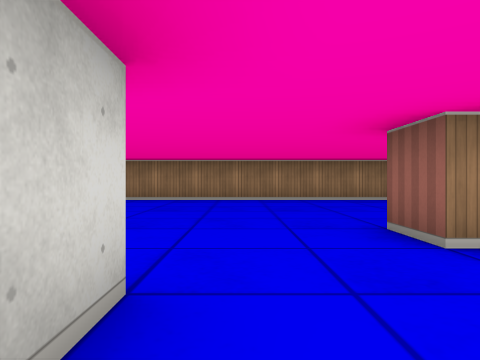
[1] (above)

16 first-person views from a walk through a cub3D maze. The camera is about half as high as the walls, looks level and sees 70° across. The floor is counted in squares. Each view is taken from the middle of a square. On the plan, view 1 faces up. The plan holds only what a view shows up to about 9 squares ahead; the rest is blank.

[2]
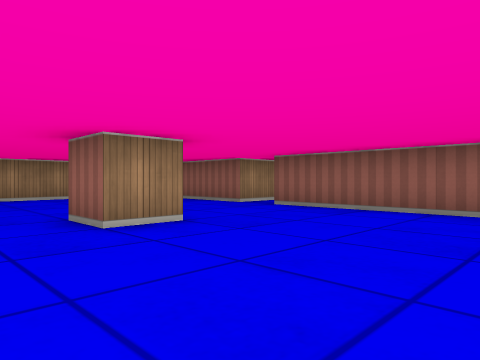

[3]
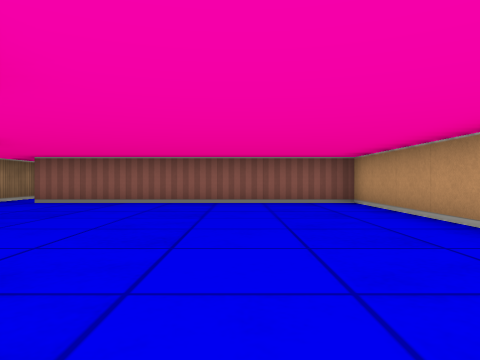

[4]
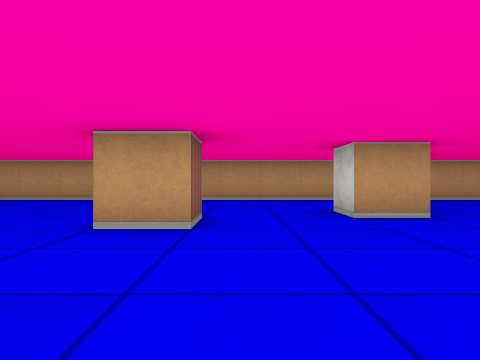

[5]
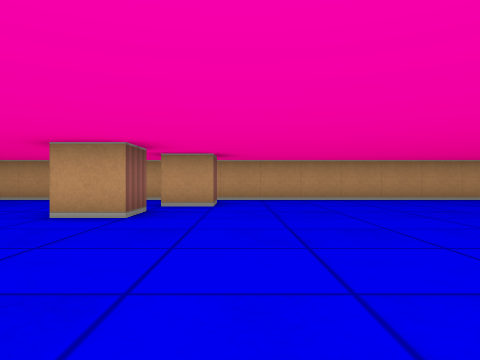

[6]
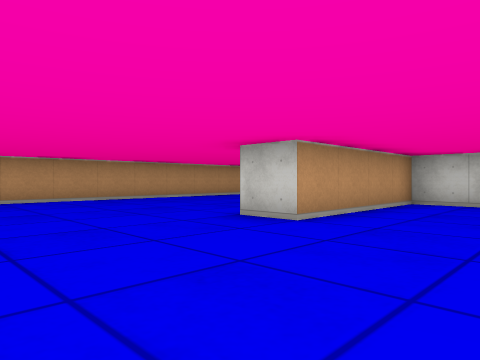

[7]
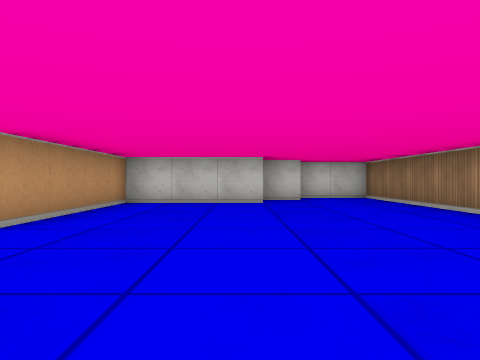

[8]
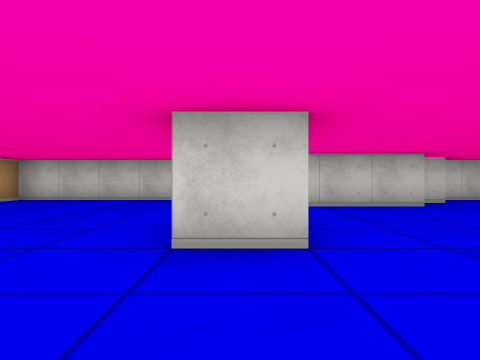

[9]
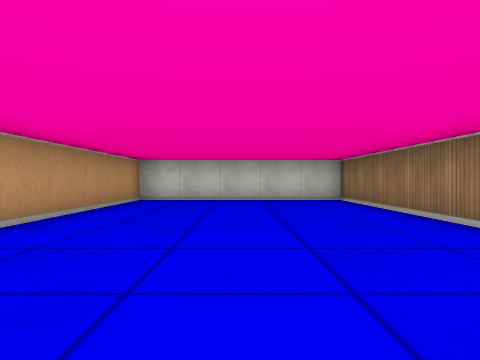

[10]
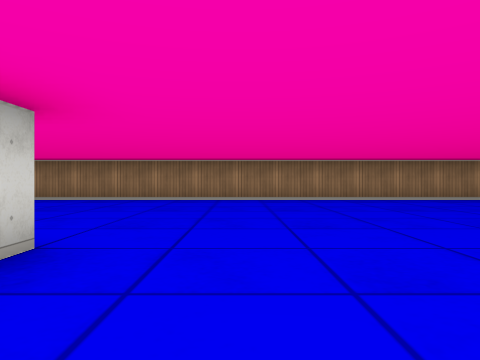

[11]
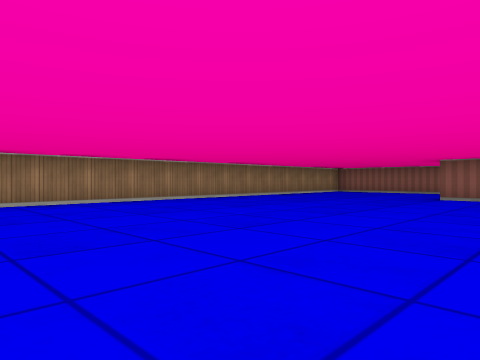

[12]
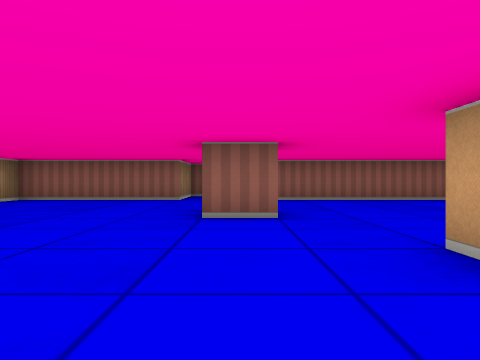

[13]
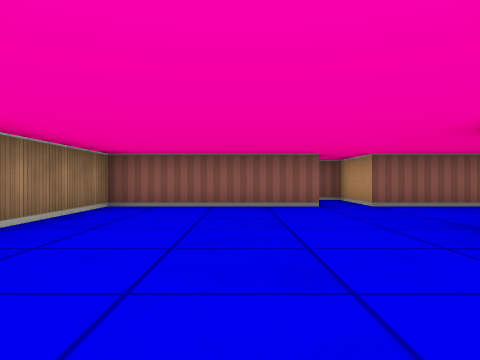

[14]
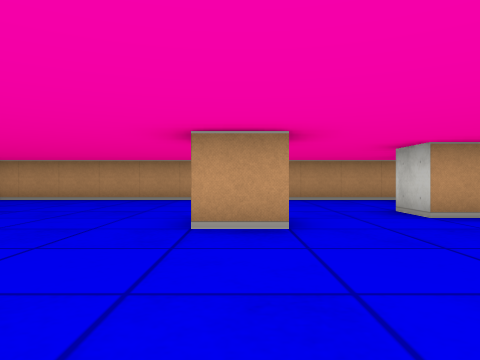

[15]
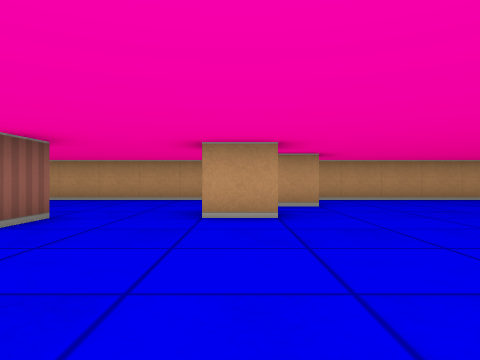

[16]
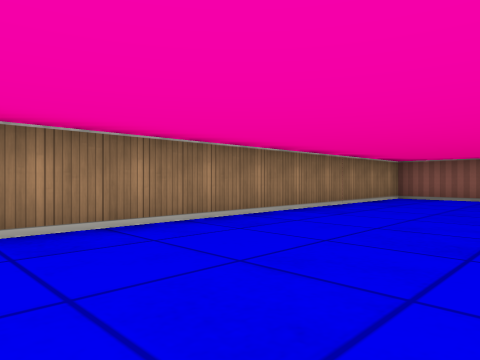

### Floor plan
Points are (right, up) in squares from view 1. A wall is a line through its corners. A room is listed if a view was taken in it or the views show most of it. See-through windows are left out.
Room 1 (views 1, 2, 3, 4, 5, 6, 7, 8, 9, 10, 11, 12, 13, 14, 15, 16)
walls: (-4.5, -0.5) (-4.5, 0.5) (-3.5, 0.5) (-3.5, -0.5); (-1.5, 0.5) (-1.5, 1.5) (-0.5, 1.5) (-0.5, 0.6); (-5.5, -2.2) (-5.5, -1.5) (-4.5, -1.5); (2.5, 2.5) (1.5, 2.5) (1.5, 3.5); (-12.5, 1.5) (-17.5, 1.5) (-17.5, -3.5) (5.5, -3.5) (5.5, 3.5) (7.5, 3.5) (7.5, 4.1); (-15.5, 5.5) (-15.5, 2.5) (-11.5, 2.5) (-11.5, 1.5); (-16.5, 6.6) (-16.5, 5.5); (7, 4.5) (5.5, 4.5) (5.5, 8.5) (-17, 8.5); (-17.5, 8) (-17.5, 7)

Where each view was taken, in squares from view 1:
view 1: 0 up, 0 right, facing up
view 2: 1 down, 0 right, facing up-right
view 3: 1 down, 2 left, facing right
view 4: 5 up, 2 left, facing down
view 5: 5 up, 6 left, facing down
view 6: 5 up, 8 left, facing down-left
view 7: 5 up, 8 left, facing left
view 8: 2 up, 9 left, facing left
view 9: 1 down, 9 left, facing left
view 10: 0 up, 10 left, facing up
view 11: 1 up, 8 left, facing up-right
view 12: 3 up, 3 left, facing right
view 13: 6 up, 1 left, facing right
view 14: 5 up, 1 left, facing down
view 15: 5 up, 4 left, facing down
view 16: 5 up, 4 left, facing up-right
